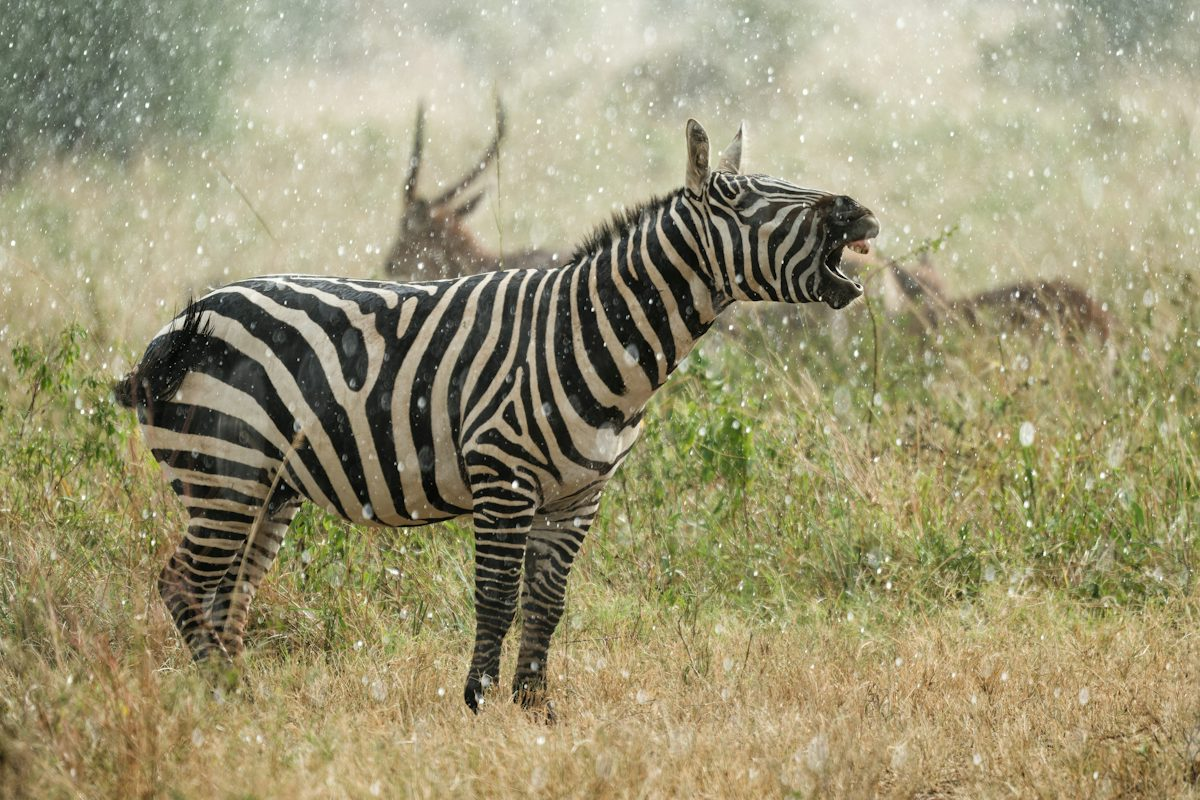
#> input picture Exp1input.jpg, 1200 x 800 px
$ python Exp13.py
#> lines starting #> are read from the running program, lines starting #| are printed output that depends on the picture
import cv2
import numpy as np
from tkinter import Tk, filedialog

Tk().withdraw()
file_path = filedialog.askopenfilename(
    title="Select an Image",
    filetypes=[("Image Files", "*.jpg *.jpeg *.png *.bmp")]
)
#> the answer given: Exp1input.jpg

if not file_path:
    print("No image selected!")
    exit()

img = cv2.imread(file_path)
#> img is the input picture: shape (800, 1200, 3); mean B, G, R 115.6, 149.6, 155.9
if img is None:
    print("Error: Unable to load image!")
    exit()

rows, cols = img.shape[:2]
#> rows = 800; cols = 1200
pts1 = np.float32([[50, 50], [200, 50], [50, 200]])
pts2 = np.float32([[10, 100], [200, 50], [100, 250]])
matrix = cv2.getAffineTransform(pts1, pts2)
result = cv2.warpAffine(img, matrix, (cols, rows))
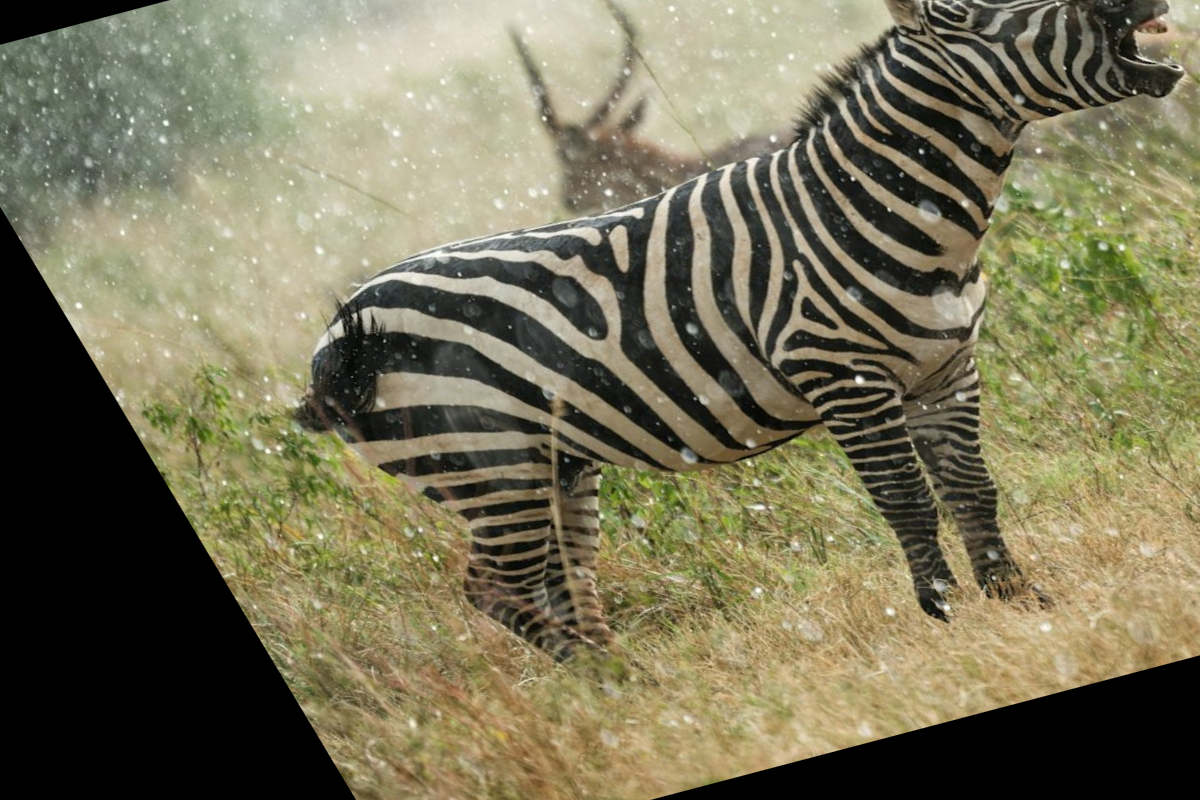
#> result: shape (800, 1200, 3); mean B, G, R 88.4, 115, 119.9

cv2.imshow("Original Image", img)
cv2.imshow("Affine Transformation", result)
cv2.waitKey(0)
cv2.destroyAllWindows()

$ run again, on Exp3input.jpg
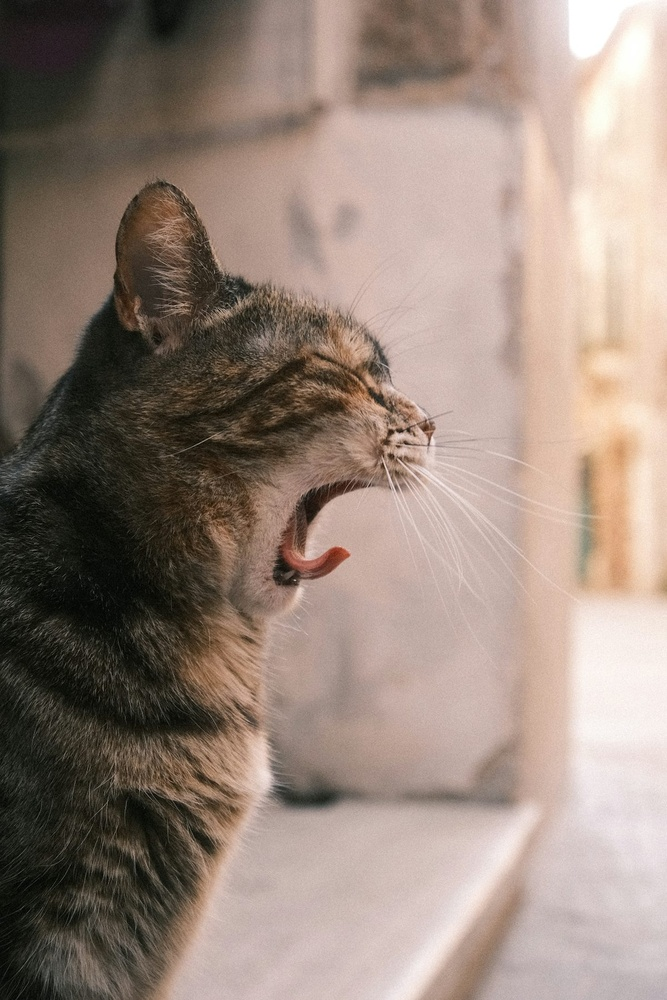
#> input picture Exp3input.jpg, 667 x 1000 px, shrunk from 1200 x 1800 before the run
#> img is the input picture: shape (1000, 667, 3); mean B, G, R 123, 133.8, 151
#> `result = cv2.warpAffine(img, matrix, (cols, rows))`:
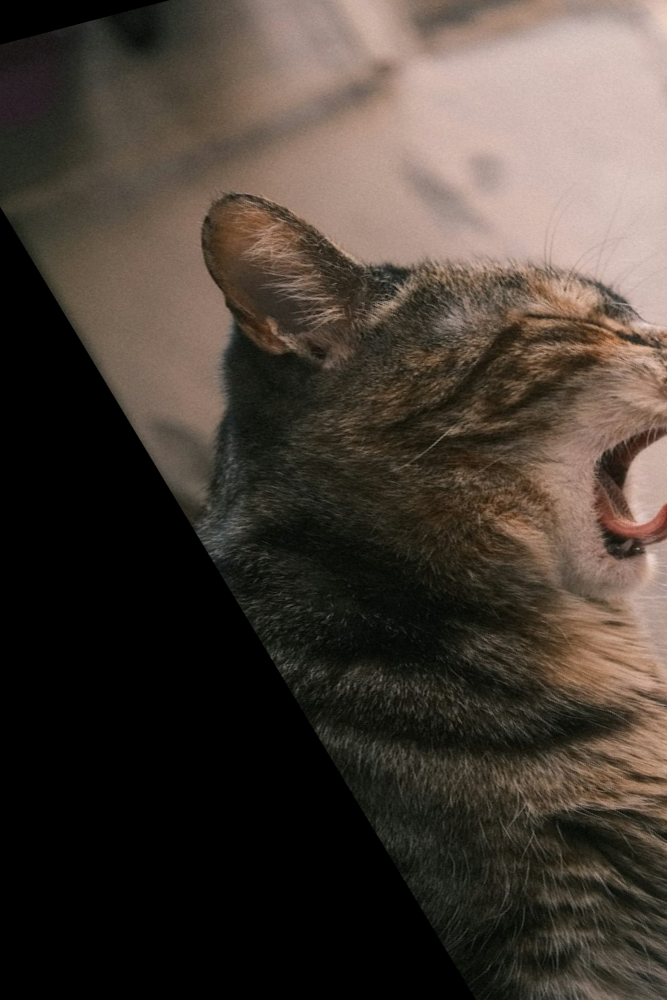
#> result: shape (1000, 667, 3); mean B, G, R 53.4, 61.4, 71

$ run again, on Exp4input.jpg
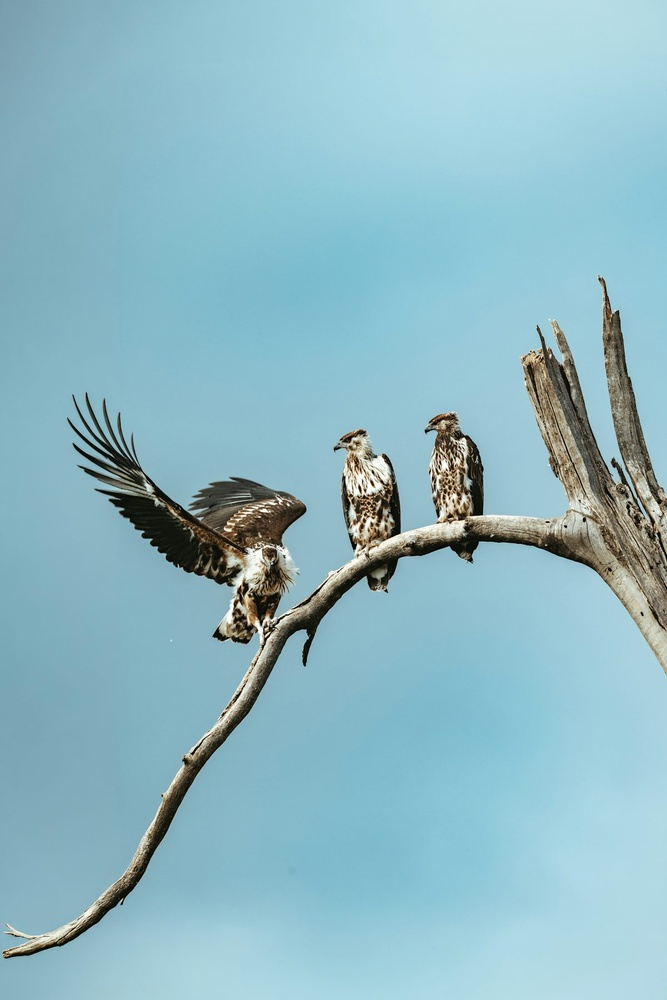
#> input picture Exp4input.jpg, 667 x 1000 px, shrunk from 1200 x 1800 before the run
#> img is the input picture: shape (1000, 667, 3); mean B, G, R 196, 184.6, 141.9
#> `result = cv2.warpAffine(img, matrix, (cols, rows))`:
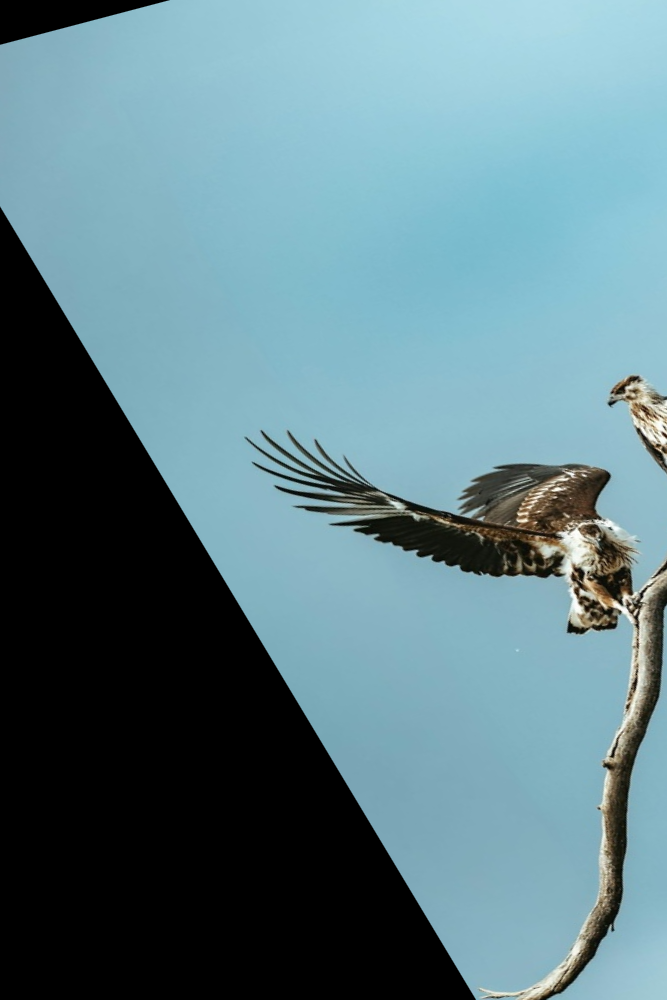
#> result: shape (1000, 667, 3); mean B, G, R 135.4, 126.6, 95.4

$ run again, on Exp5input.jpg
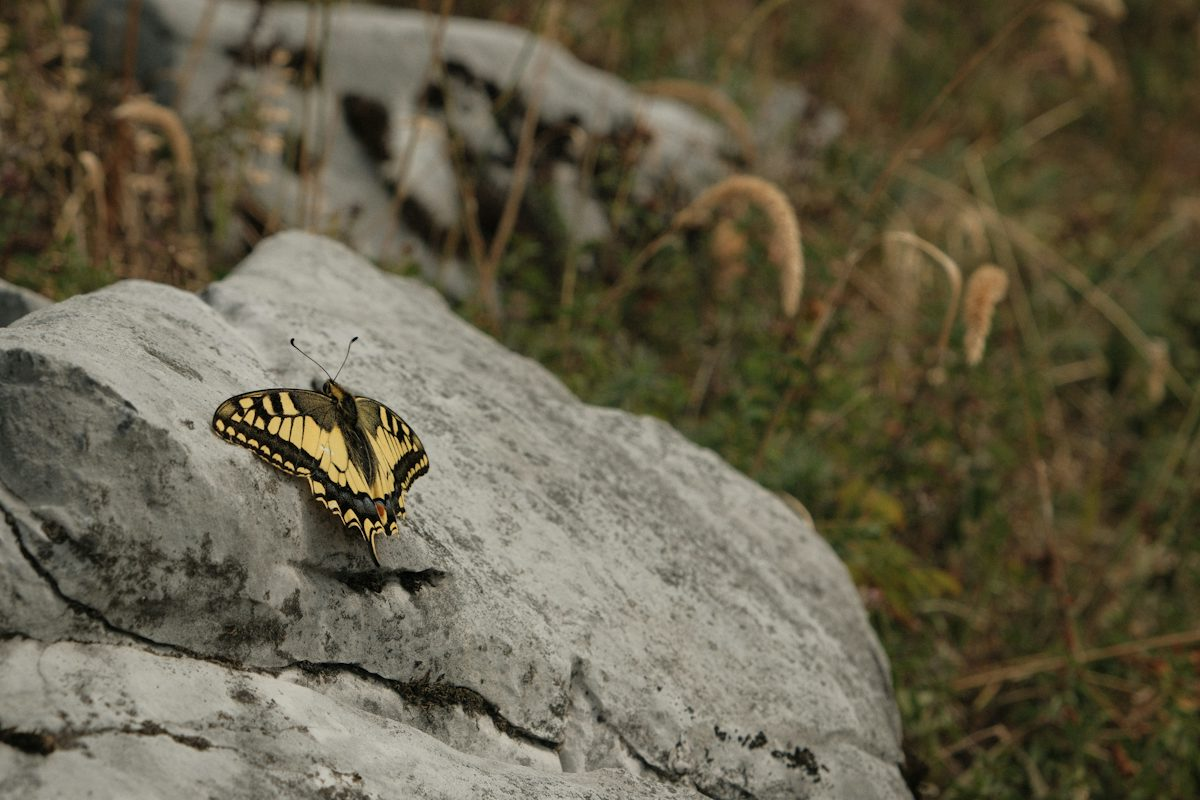
#> input picture Exp5input.jpg, 1200 x 800 px
#> img is the input picture: shape (800, 1200, 3); mean B, G, R 73.4, 94.2, 100.5
#> `result = cv2.warpAffine(img, matrix, (cols, rows))`:
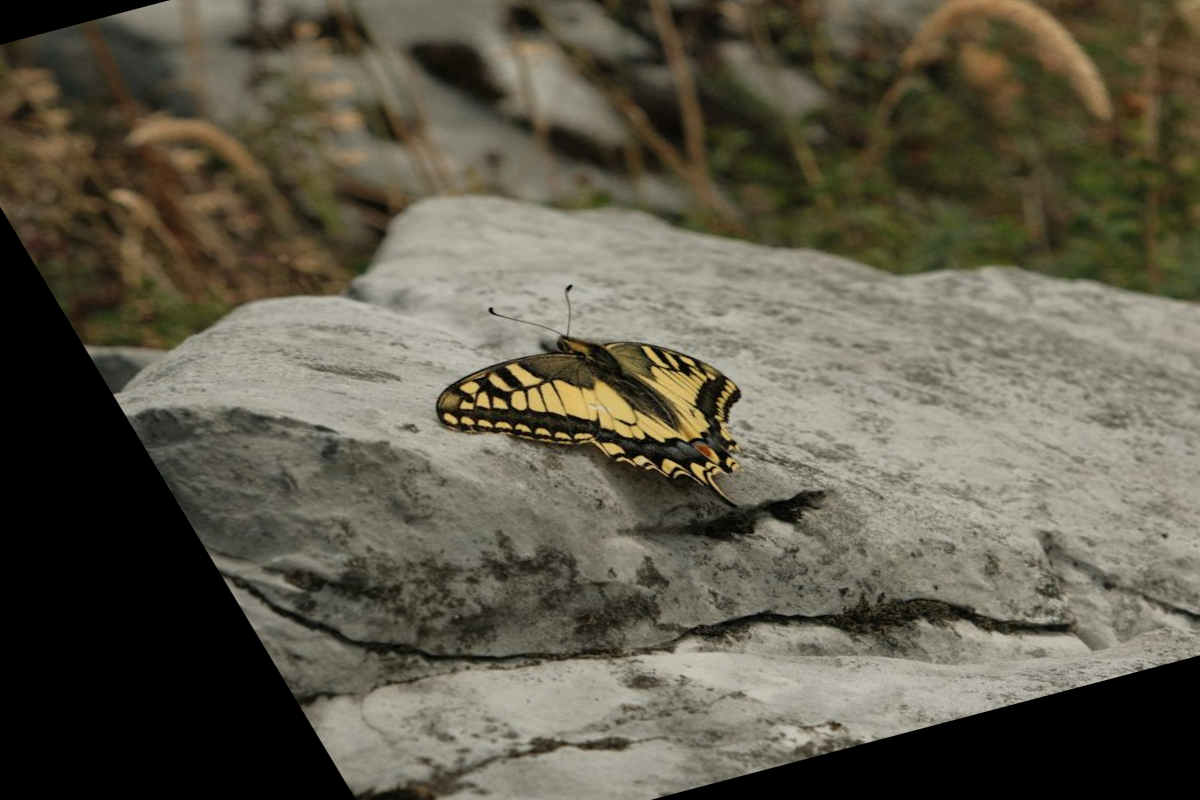
#> result: shape (800, 1200, 3); mean B, G, R 75.1, 89.9, 94.1
